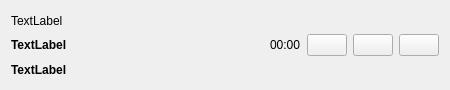
<?xml version="1.0" encoding="UTF-8"?>
<ui version="4.0">
 <class>TaskWidget</class>
 <widget class="QWidget" name="TaskWidget">
  <property name="geometry">
   <rect>
    <x>0</x>
    <y>0</y>
    <width>450</width>
    <height>90</height>
   </rect>
  </property>
  <property name="windowTitle">
   <string>Form</string>
  </property>
  <layout class="QGridLayout" name="gridLayout" columnstretch="4,4,1,1,1,1,0">
   <item row="0" column="5" rowspan="3">
    <widget class="QPushButton" name="edit_button">
     <property name="text">
      <string/>
     </property>
     <property name="icon">
      <iconset resource="images.qrc">
       <normaloff>:/icons/resources/icons/edit.png</normaloff>:/icons/resources/icons/edit.png</iconset>
     </property>
    </widget>
   </item>
   <item row="2" column="0">
    <widget class="QLabel" name="task_name_label">
     <property name="font">
      <font>
       <bold>true</bold>
      </font>
     </property>
     <property name="text">
      <string>TextLabel</string>
     </property>
    </widget>
   </item>
   <item row="0" column="4" rowspan="3">
    <widget class="QPushButton" name="stop_resume_button">
     <property name="text">
      <string/>
     </property>
     <property name="icon">
      <iconset resource="images.qrc">
       <normaloff>:/icons/resources/icons/stop.png</normaloff>:/icons/resources/icons/stop.png</iconset>
     </property>
    </widget>
   </item>
   <item row="0" column="3" rowspan="3">
    <widget class="QLabel" name="time_label">
     <property name="text">
      <string>00:00</string>
     </property>
    </widget>
   </item>
   <item row="0" column="6" rowspan="3">
    <widget class="QPushButton" name="add_favourite_button">
     <property name="text">
      <string/>
     </property>
     <property name="icon">
      <iconset resource="images.qrc">
       <normaloff>:/icons/resources/icons/star.png</normaloff>:/icons/resources/icons/star.png</iconset>
     </property>
    </widget>
   </item>
   <item row="1" column="0">
    <widget class="QLabel" name="project_name_label">
     <property name="font">
      <font>
       <bold>true</bold>
       <kerning>true</kerning>
      </font>
     </property>
     <property name="text">
      <string>TextLabel</string>
     </property>
    </widget>
   </item>
   <item row="0" column="0">
    <widget class="QLabel" name="organization_label">
     <property name="text">
      <string>TextLabel</string>
     </property>
    </widget>
   </item>
   <item row="0" column="1" rowspan="3" colspan="2">
    <spacer name="horizontalSpacer">
     <property name="orientation">
      <enum>Qt::Horizontal</enum>
     </property>
     <property name="sizeHint" stdset="0">
      <size>
       <width>40</width>
       <height>20</height>
      </size>
     </property>
    </spacer>
   </item>
  </layout>
 </widget>
 <resources>
  <include location="images.qrc"/>
 </resources>
 <connections/>
</ui>
